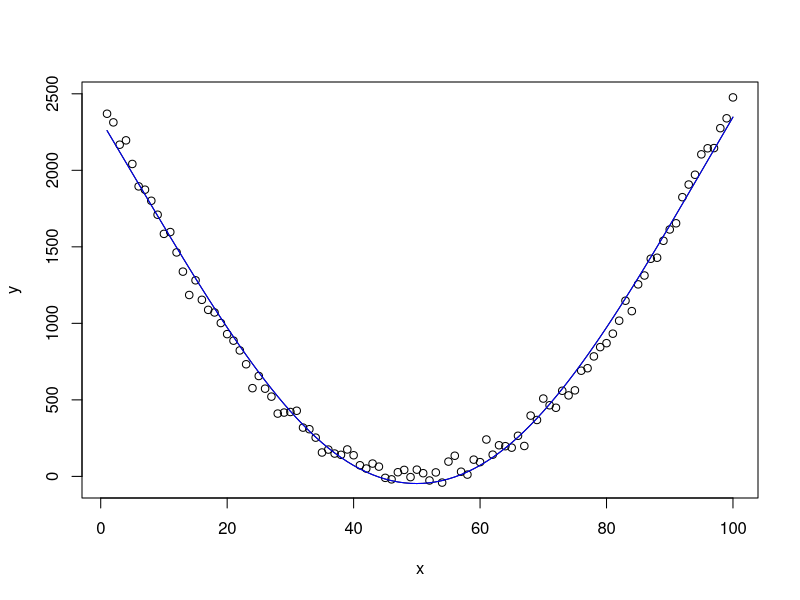
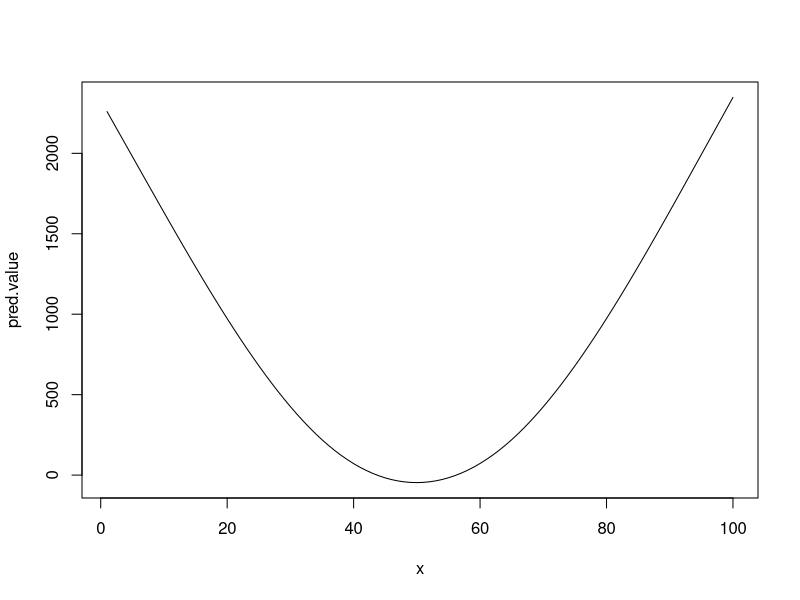

Reproduce these figures in R, in order.
library(Hmisc)


### Name: rcspline.restate
### Title: Re-state Restricted Cubic Spline Function
### Aliases: rcspline.restate rcsplineFunction
### Keywords: regression interface character

### ** Examples

set.seed(1)
x <- 1:100
y <- (x - 50)^2 + rnorm(100, 0, 50)
plot(x, y)
xx <- rcspline.eval(x, inclx=TRUE, nk=4)
knots <- attr(xx, "knots")
coef <- lsfit(xx, y)$coef
options(digits=4)
# rcspline.restate must ignore intercept
w <- rcspline.restate(knots, coef[-1], x="{\\rm BP}")
# could also have used coef instead of coef[-1], to include intercept
cat(attr(w,"latex"), sep="\n")


xtrans <- eval(attr(w, "function"))
# This is an S function of a single argument
lines(x, coef[1] + xtrans(x), type="l")
# Plots fitted transformation

xtrans <- rcsplineFunction(knots, coef)
xtrans
lines(x, xtrans(x), col='blue')


#x <- blood.pressure
xx.simple <- cbind(x, pmax(x-knots[1],0)^3, pmax(x-knots[2],0)^3,
                       pmax(x-knots[3],0)^3, pmax(x-knots[4],0)^3)
pred.value <- coef[1] + xx.simple %*% w
plot(x, pred.value, type='l')   # same as above
